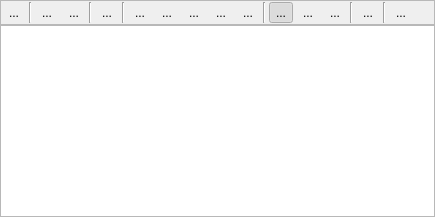
  <widget class="QDockWidget" name="dwGlTrace" >
   <property name="autoFillBackground" >
    <bool>true</bool>
   </property>
   <property name="floating" >
    <bool>false</bool>
   </property>
   <property name="features" >
    <set>QDockWidget::AllDockWidgetFeatures</set>
   </property>
   <property name="allowedAreas" >
    <set>Qt::AllDockWidgetAreas</set>
   </property>
   <property name="windowTitle" >
    <string>GL Trace</string>
   </property>
   <attribute name="dockWidgetArea" >
    <number>8</number>
   </attribute>
   <widget class="QWidget" name="dockWidgetContents" >
    <layout class="QVBoxLayout" >
     <property name="spacing" >
      <number>0</number>
     </property>
     <property name="leftMargin" >
      <number>0</number>
     </property>
     <property name="topMargin" >
      <number>0</number>
     </property>
     <property name="rightMargin" >
      <number>0</number>
     </property>
     <property name="bottomMargin" >
      <number>0</number>
     </property>
     <item>
      <widget class="QFrame" name="frame" >
       <property name="frameShape" >
        <enum>QFrame::StyledPanel</enum>
       </property>
       <property name="frameShadow" >
        <enum>QFrame::Raised</enum>
       </property>
       <layout class="QHBoxLayout" >
        <property name="spacing" >
         <number>3</number>
        </property>
        <property name="leftMargin" >
         <number>1</number>
        </property>
        <property name="topMargin" >
         <number>1</number>
        </property>
        <property name="rightMargin" >
         <number>1</number>
        </property>
        <property name="bottomMargin" >
         <number>1</number>
        </property>
        <item>
         <widget class="QToolButton" name="tbExecute" >
          <property name="enabled" >
           <bool>true</bool>
          </property>
          <property name="toolTip" >
           <string>Start Program (F5)</string>
          </property>
          <property name="text" >
           <string>...</string>
          </property>
          <property name="icon" >
           <iconset resource="../glslDevil.qrc" >:/icons/icons/gltrace-execute_32.png</iconset>
          </property>
          <property name="shortcut" >
           <string>F5</string>
          </property>
          <property name="autoRaise" >
           <bool>true</bool>
          </property>
         </widget>
        </item>
        <item>
         <widget class="Line" name="line" >
          <property name="orientation" >
           <enum>Qt::Vertical</enum>
          </property>
         </widget>
        </item>
        <item>
         <widget class="QToolButton" name="tbStep" >
          <property name="toolTip" >
           <string>Step</string>
          </property>
          <property name="text" >
           <string>...</string>
          </property>
          <property name="icon" >
           <iconset resource="../glslDevil.qrc" >:/icons/icons/go-next_32.png</iconset>
          </property>
          <property name="autoRepeat" >
           <bool>true</bool>
          </property>
          <property name="autoRaise" >
           <bool>true</bool>
          </property>
         </widget>
        </item>
        <item>
         <widget class="QToolButton" name="tbSkip" >
          <property name="toolTip" >
           <string>Skip</string>
          </property>
          <property name="text" >
           <string>...</string>
          </property>
          <property name="icon" >
           <iconset resource="../glslDevil.qrc" >:/icons/icons/go-jump_32.png</iconset>
          </property>
          <property name="autoRepeat" >
           <bool>true</bool>
          </property>
          <property name="autoRaise" >
           <bool>true</bool>
          </property>
         </widget>
        </item>
        <item>
         <widget class="Line" name="line_2" >
          <property name="orientation" >
           <enum>Qt::Vertical</enum>
          </property>
         </widget>
        </item>
        <item>
         <widget class="QToolButton" name="tbEdit" >
          <property name="toolTip" >
           <string>Edit</string>
          </property>
          <property name="text" >
           <string>...</string>
          </property>
          <property name="icon" >
           <iconset resource="../glslDevil.qrc" >:/icons/icons/gltrace-edit_32.png</iconset>
          </property>
          <property name="autoRaise" >
           <bool>true</bool>
          </property>
         </widget>
        </item>
        <item>
         <widget class="Line" name="line_3" >
          <property name="orientation" >
           <enum>Qt::Vertical</enum>
          </property>
         </widget>
        </item>
        <item>
         <widget class="QToolButton" name="tbJumpToDrawCall" >
          <property name="toolTip" >
           <string>Jump to Next Draw Call (F7)</string>
          </property>
          <property name="text" >
           <string>...</string>
          </property>
          <property name="icon" >
           <iconset resource="../glslDevil.qrc" >:/icons/icons/gltrace-jump-drawcall_32.png</iconset>
          </property>
          <property name="shortcut" >
           <string>F7</string>
          </property>
          <property name="autoRaise" >
           <bool>true</bool>
          </property>
         </widget>
        </item>
        <item>
         <widget class="QToolButton" name="tbJumpToShader" >
          <property name="toolTip" >
           <string>Jump to Next Shader Switch (F6)</string>
          </property>
          <property name="text" >
           <string>...</string>
          </property>
          <property name="icon" >
           <iconset resource="../glslDevil.qrc" >:/icons/icons/gltrace-jump-shader_32.png</iconset>
          </property>
          <property name="shortcut" >
           <string>F6</string>
          </property>
          <property name="autoRaise" >
           <bool>true</bool>
          </property>
         </widget>
        </item>
        <item>
         <widget class="QToolButton" name="tbJumpToUserDef" >
          <property name="toolTip" >
           <string>Jump to User Defined OpenGL Call (Ctrl+F8)</string>
          </property>
          <property name="text" >
           <string>...</string>
          </property>
          <property name="icon" >
           <iconset resource="../glslDevil.qrc" >:/icons/icons/go-last_32.png</iconset>
          </property>
          <property name="shortcut" >
           <string>Ctrl+F8</string>
          </property>
          <property name="autoRaise" >
           <bool>true</bool>
          </property>
         </widget>
        </item>
        <item>
         <widget class="QToolButton" name="tbRun" >
          <property name="toolTip" >
           <string>Run (F8)</string>
          </property>
          <property name="text" >
           <string>...</string>
          </property>
          <property name="icon" >
           <iconset resource="../glslDevil.qrc" >:/icons/icons/gltrace-execute-run_32.png</iconset>
          </property>
          <property name="shortcut" >
           <string>F8</string>
          </property>
          <property name="autoRaise" >
           <bool>true</bool>
          </property>
         </widget>
        </item>
        <item>
         <widget class="QToolButton" name="tbPause" >
          <property name="toolTip" >
           <string>Pause (Alt+Break)</string>
          </property>
          <property name="text" >
           <string>...</string>
          </property>
          <property name="icon" >
           <iconset resource="../glslDevil.qrc" >:/icons/icons/gltrace-pause_32.png</iconset>
          </property>
          <property name="shortcut" >
           <string>Alt+Pause</string>
          </property>
          <property name="autoRaise" >
           <bool>true</bool>
          </property>
         </widget>
        </item>
        <item>
         <widget class="Line" name="line_8" >
          <property name="orientation" >
           <enum>Qt::Vertical</enum>
          </property>
         </widget>
        </item>
        <item>
         <widget class="QToolButton" name="tbToggleHaltOnError" >
          <property name="enabled" >
           <bool>true</bool>
          </property>
          <property name="toolTip" >
           <string>Halt on Error</string>
          </property>
          <property name="text" >
           <string>...</string>
          </property>
          <property name="icon" >
           <iconset resource="../glslDevil.qrc" >:/icons/icons/dialog-warning_32.png</iconset>
          </property>
          <property name="checkable" >
           <bool>true</bool>
          </property>
          <property name="checked" >
           <bool>true</bool>
          </property>
          <property name="autoRaise" >
           <bool>true</bool>
          </property>
         </widget>
        </item>
        <item>
         <widget class="QToolButton" name="tbToggleGuiUpdate" >
          <property name="enabled" >
           <bool>true</bool>
          </property>
          <property name="toolTip" >
           <string>Disable GUI Updates</string>
          </property>
          <property name="text" >
           <string>...</string>
          </property>
          <property name="icon" >
           <iconset resource="../glslDevil.qrc" >:/icons/icons/gltrace-no-gui-update_32.png</iconset>
          </property>
          <property name="checkable" >
           <bool>true</bool>
          </property>
          <property name="checked" >
           <bool>false</bool>
          </property>
          <property name="autoRaise" >
           <bool>true</bool>
          </property>
         </widget>
        </item>
        <item>
         <widget class="QToolButton" name="tbToggleNoTrace" >
          <property name="toolTip" >
           <string>Disable GL Trace</string>
          </property>
          <property name="text" >
           <string>...</string>
          </property>
          <property name="icon" >
           <iconset resource="../glslDevil.qrc" >:/icons/icons/gltrace-no-traceing_32.png</iconset>
          </property>
          <property name="checkable" >
           <bool>true</bool>
          </property>
          <property name="checked" >
           <bool>false</bool>
          </property>
          <property name="autoRaise" >
           <bool>true</bool>
          </property>
         </widget>
        </item>
        <item>
         <widget class="Line" name="line_10" >
          <property name="orientation" >
           <enum>Qt::Vertical</enum>
          </property>
         </widget>
        </item>
        <item>
         <widget class="QToolButton" name="tbGlTraceSettings" >
          <property name="toolTip" >
           <string>show GL Trace settings</string>
          </property>
          <property name="text" >
           <string>...</string>
          </property>
          <property name="icon" >
           <iconset resource="../glslDevil.qrc" >:/icons/icons/gltrace-settings_32.png</iconset>
          </property>
          <property name="autoRaise" >
           <bool>true</bool>
          </property>
         </widget>
        </item>
        <item>
         <widget class="Line" name="line_11" >
          <property name="orientation" >
           <enum>Qt::Vertical</enum>
          </property>
         </widget>
        </item>
        <item>
         <widget class="QToolButton" name="tbSave" >
          <property name="toolTip" >
           <string>save GL Trace</string>
          </property>
          <property name="text" >
           <string>...</string>
          </property>
          <property name="icon" >
           <iconset resource="../glslDevil.qrc" >:/icons/icons/buffer-view-save-as_32.png</iconset>
          </property>
          <property name="autoRaise" >
           <bool>true</bool>
          </property>
         </widget>
        </item>
        <item>
         <spacer>
          <property name="orientation" >
           <enum>Qt::Horizontal</enum>
          </property>
          <property name="sizeHint" >
           <size>
            <width>20</width>
            <height>20</height>
           </size>
          </property>
         </spacer>
        </item>
       </layout>
      </widget>
     </item>
     <item>
      <widget class="QListView" name="lvGlTrace" >
       <property name="iconSize" >
        <size>
         <width>16</width>
         <height>16</height>
        </size>
       </property>
      </widget>
     </item>
    </layout>
   </widget>
  </widget>
